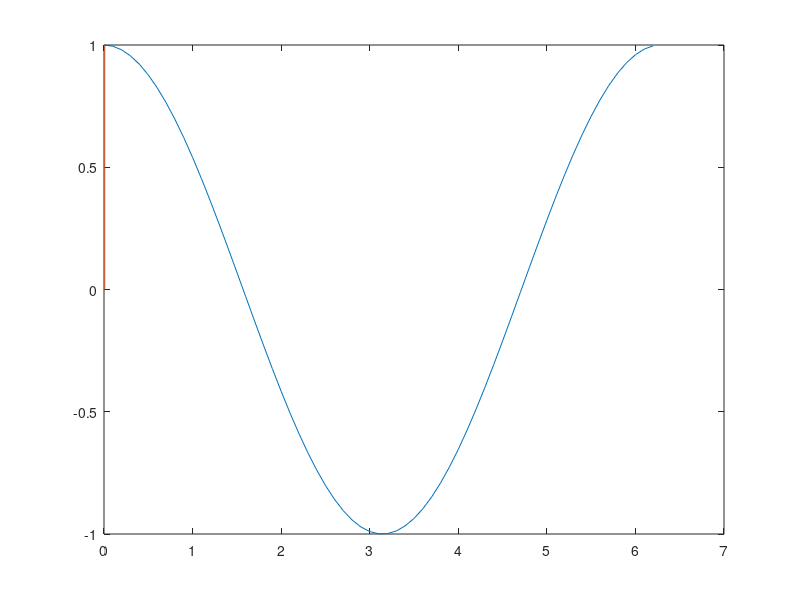

Here is the MATLAB script that generated this plot:
% % FFT of turning curve test sets
% 
% % true_spike_rate = [0.66; 1.92; 3.08; 2.56; 0.32; 0.60; 0.50; 0.96; 0.52; 2.53; 2.02; 2.74; 1.04; 0.52; 0.62; 0.46];
% 
%  true_spike_rate = [7.06; 8.64; 8.62; 8.12; 4.04; 1.28; 1.06; 1.00; 0.76; 0.73; 0.46; 0.42; 0.50; 0.58; 1.30; 3.80];
% 
% %  true_spike_rate = [1.64; 1.46; 2.86; 2.46; 2.78; 2.02; 2.30; 1.78; 1.68; 1.78; 2.74; 3.12; 4.4; 2.78;2.48;1.78];
% 
% orientation = 0:22.5:337.5;
% 
% true_spike_rate = circshift(true_spike_rate, 7);
% 
% 
% Y=fft(true_spike_rate);  %% all these index_of_mins were thebesttimulus
% n=length(Y);
% % if n>1;
% %     Y(1)=[];
% % end
% Y;
% 
% phase_1 = angle(Y(2));
% phase_2 = angle(Y(3));
% 
% % if phase_1 <0
% %     phase_1 = phase_1 +2*pi;
% % end
% % if phase_2 <0
% %     phase_2 = phase_2 +2*pi;
% % end
% 
% power = abs(Y(1:floor(n/2))).^2;
% % % % % power = abs(Y(1:ceil(n/2)+1)).^2
% nyquist = 1/2;
% % % freq = (1:n/2)/(n/2)*nyquist*(length(segments)/10);
% 
% 
% figure
% h = polar(orientation(:)*(2*pi/360), true_spike_rate(:), '-k');
% set(h,'LineWidth',2.5);
% hold on
% h = polar([orientation(16)*(2*pi/360), orientation(1)*(2*pi/360)],...
%     [true_spike_rate(16), true_spike_rate(1)], '-k');
% set(h,'LineWidth',2.5);
% 
% p = polar([phase_1, phase_1], [0, max(true_spike_rate)], '-b');
% set(p,'LineWidth',2.5);
% 
% p = polar([phase_2, phase_2], [0, max(true_spike_rate)], '-r');
% set(p,'LineWidth',2.5);
% 
% keyboard
% 
% % figure;
% % % plot(freq, power)
% % plot(power(2:8))
% keyboard

%%

x = 0:0.1:2*pi;
% y = sin(x+3*pi/2);
y = cos(x - pi/2); 
y = cos(x - 2*pi); 


figure
plot(x,y);

Y = fft(y);

phase = angle(Y(2));
if phase <0
    phase = phase +2*pi;
end
hold on;

plot([phase phase], [0 1]);

keyboard

